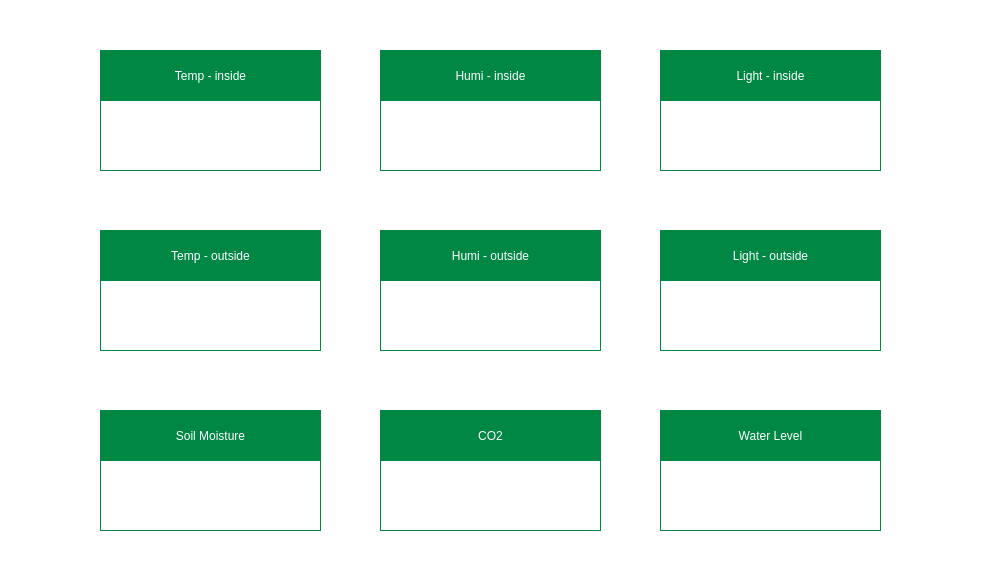
<?xml version="1.0" encoding="UTF-8"?>
<ui version="4.0">
 <class>Form</class>
 <widget class="QWidget" name="Form">
  <property name="geometry">
   <rect>
    <x>0</x>
    <y>0</y>
    <width>1000</width>
    <height>580</height>
   </rect>
  </property>
  <property name="windowTitle">
   <string>Form</string>
  </property>
  <property name="styleSheet">
   <string notr="true">background-color: rgb(255, 255, 255);</string>
  </property>
  <widget class="QLabel" name="sensor_co2">
   <property name="geometry">
    <rect>
     <x>380</x>
     <y>410</y>
     <width>221</width>
     <height>121</height>
    </rect>
   </property>
   <property name="styleSheet">
    <string notr="true">background-color: rgb(255, 255, 255);
border-style: solid;
border-width: 1px;
border-color: rgb(0, 135, 68);</string>
   </property>
   <property name="text">
    <string/>
   </property>
  </widget>
  <widget class="QLabel" name="sensor_co2_value">
   <property name="geometry">
    <rect>
     <x>390</x>
     <y>470</y>
     <width>201</width>
     <height>51</height>
    </rect>
   </property>
   <property name="font">
    <font>
     <family>나눔스퀘어 ExtraBold</family>
     <pointsize>18</pointsize>
     <weight>10</weight>
     <italic>false</italic>
     <bold>false</bold>
    </font>
   </property>
   <property name="styleSheet">
    <string notr="true">font: 81 18pt &quot;나눔스퀘어 ExtraBold&quot;;
color: rgb(0, 135, 68);</string>
   </property>
   <property name="text">
    <string/>
   </property>
   <property name="alignment">
    <set>Qt::AlignCenter</set>
   </property>
  </widget>
  <widget class="QLabel" name="sensor_co2_label">
   <property name="geometry">
    <rect>
     <x>380</x>
     <y>410</y>
     <width>221</width>
     <height>51</height>
    </rect>
   </property>
   <property name="styleSheet">
    <string notr="true">font: 75 16pt &quot;Arial&quot;;
color: rgb(255, 255, 255);
background-color: rgb(0, 135, 68);</string>
   </property>
   <property name="text">
    <string>CO2</string>
   </property>
   <property name="alignment">
    <set>Qt::AlignCenter</set>
   </property>
  </widget>
  <widget class="QLabel" name="sensor_soil">
   <property name="geometry">
    <rect>
     <x>100</x>
     <y>410</y>
     <width>221</width>
     <height>121</height>
    </rect>
   </property>
   <property name="styleSheet">
    <string notr="true">background-color: rgb(255, 255, 255);
border-style: solid;
border-width: 1px;
border-color: rgb(0, 135, 68);</string>
   </property>
   <property name="text">
    <string/>
   </property>
  </widget>
  <widget class="QLabel" name="sensor_soil_value">
   <property name="geometry">
    <rect>
     <x>110</x>
     <y>470</y>
     <width>201</width>
     <height>51</height>
    </rect>
   </property>
   <property name="font">
    <font>
     <family>나눔스퀘어 ExtraBold</family>
     <pointsize>18</pointsize>
     <weight>10</weight>
     <italic>false</italic>
     <bold>false</bold>
    </font>
   </property>
   <property name="styleSheet">
    <string notr="true">font: 81 18pt &quot;나눔스퀘어 ExtraBold&quot;;
color: rgb(0, 135, 68);</string>
   </property>
   <property name="text">
    <string/>
   </property>
   <property name="alignment">
    <set>Qt::AlignCenter</set>
   </property>
  </widget>
  <widget class="QLabel" name="sensor_soil_label">
   <property name="geometry">
    <rect>
     <x>100</x>
     <y>410</y>
     <width>221</width>
     <height>51</height>
    </rect>
   </property>
   <property name="styleSheet">
    <string notr="true">font: 75 16pt &quot;Arial&quot;;
color: rgb(255, 255, 255);
background-color: rgb(0, 135, 68);</string>
   </property>
   <property name="text">
    <string>Soil Moisture</string>
   </property>
   <property name="alignment">
    <set>Qt::AlignCenter</set>
   </property>
  </widget>
  <widget class="QLabel" name="sensor_waterlevel">
   <property name="geometry">
    <rect>
     <x>660</x>
     <y>410</y>
     <width>221</width>
     <height>121</height>
    </rect>
   </property>
   <property name="styleSheet">
    <string notr="true">background-color: rgb(255, 255, 255);
border-style: solid;
border-width: 1px;
border-color: rgb(0, 135, 68);</string>
   </property>
   <property name="text">
    <string/>
   </property>
  </widget>
  <widget class="QLabel" name="sensor_waterlevel_value">
   <property name="geometry">
    <rect>
     <x>670</x>
     <y>470</y>
     <width>201</width>
     <height>51</height>
    </rect>
   </property>
   <property name="font">
    <font>
     <family>나눔스퀘어 ExtraBold</family>
     <pointsize>18</pointsize>
     <weight>10</weight>
     <italic>false</italic>
     <bold>false</bold>
    </font>
   </property>
   <property name="styleSheet">
    <string notr="true">font: 81 18pt &quot;나눔스퀘어 ExtraBold&quot;;
color: rgb(0, 135, 68);</string>
   </property>
   <property name="text">
    <string/>
   </property>
   <property name="alignment">
    <set>Qt::AlignCenter</set>
   </property>
  </widget>
  <widget class="QLabel" name="sensor_waterlevel_label">
   <property name="geometry">
    <rect>
     <x>660</x>
     <y>410</y>
     <width>221</width>
     <height>51</height>
    </rect>
   </property>
   <property name="styleSheet">
    <string notr="true">font: 75 16pt &quot;Arial&quot;;
color: rgb(255, 255, 255);
background-color: rgb(0, 135, 68);</string>
   </property>
   <property name="text">
    <string>Water Level</string>
   </property>
   <property name="alignment">
    <set>Qt::AlignCenter</set>
   </property>
  </widget>
  <widget class="QLabel" name="sensor_out_light">
   <property name="geometry">
    <rect>
     <x>660</x>
     <y>230</y>
     <width>221</width>
     <height>121</height>
    </rect>
   </property>
   <property name="styleSheet">
    <string notr="true">background-color: rgb(255, 255, 255);
border-style: solid;
border-width: 1px;
border-color: rgb(0, 135, 68);</string>
   </property>
   <property name="text">
    <string/>
   </property>
  </widget>
  <widget class="QLabel" name="sensor_out_light_value">
   <property name="geometry">
    <rect>
     <x>670</x>
     <y>290</y>
     <width>201</width>
     <height>51</height>
    </rect>
   </property>
   <property name="font">
    <font>
     <family>나눔스퀘어 ExtraBold</family>
     <pointsize>18</pointsize>
     <weight>10</weight>
     <italic>false</italic>
     <bold>false</bold>
    </font>
   </property>
   <property name="styleSheet">
    <string notr="true">font: 81 18pt &quot;나눔스퀘어 ExtraBold&quot;;
color: rgb(0, 135, 68);</string>
   </property>
   <property name="text">
    <string/>
   </property>
   <property name="alignment">
    <set>Qt::AlignCenter</set>
   </property>
  </widget>
  <widget class="QLabel" name="sensor_out_light_label">
   <property name="geometry">
    <rect>
     <x>660</x>
     <y>230</y>
     <width>221</width>
     <height>51</height>
    </rect>
   </property>
   <property name="styleSheet">
    <string notr="true">font: 75 16pt &quot;Arial&quot;;
color: rgb(255, 255, 255);
background-color: rgb(0, 135, 68);</string>
   </property>
   <property name="text">
    <string>Light - outside</string>
   </property>
   <property name="alignment">
    <set>Qt::AlignCenter</set>
   </property>
  </widget>
  <widget class="QLabel" name="sensor_out_humi">
   <property name="geometry">
    <rect>
     <x>380</x>
     <y>230</y>
     <width>221</width>
     <height>121</height>
    </rect>
   </property>
   <property name="styleSheet">
    <string notr="true">background-color: rgb(255, 255, 255);
border-style: solid;
border-width: 1px;
border-color: rgb(0, 135, 68);</string>
   </property>
   <property name="text">
    <string/>
   </property>
  </widget>
  <widget class="QLabel" name="sensor_out_humi_value">
   <property name="geometry">
    <rect>
     <x>390</x>
     <y>290</y>
     <width>201</width>
     <height>51</height>
    </rect>
   </property>
   <property name="font">
    <font>
     <family>나눔스퀘어 ExtraBold</family>
     <pointsize>18</pointsize>
     <weight>10</weight>
     <italic>false</italic>
     <bold>false</bold>
    </font>
   </property>
   <property name="styleSheet">
    <string notr="true">font: 81 18pt &quot;나눔스퀘어 ExtraBold&quot;;
color: rgb(0, 135, 68);</string>
   </property>
   <property name="text">
    <string/>
   </property>
   <property name="alignment">
    <set>Qt::AlignCenter</set>
   </property>
  </widget>
  <widget class="QLabel" name="sensor_out_humi_label">
   <property name="geometry">
    <rect>
     <x>380</x>
     <y>230</y>
     <width>221</width>
     <height>51</height>
    </rect>
   </property>
   <property name="styleSheet">
    <string notr="true">font: 75 16pt &quot;Arial&quot;;
color: rgb(255, 255, 255);
background-color: rgb(0, 135, 68);</string>
   </property>
   <property name="text">
    <string>Humi - outside</string>
   </property>
   <property name="alignment">
    <set>Qt::AlignCenter</set>
   </property>
  </widget>
  <widget class="QLabel" name="sensor_out_temp">
   <property name="geometry">
    <rect>
     <x>100</x>
     <y>230</y>
     <width>221</width>
     <height>121</height>
    </rect>
   </property>
   <property name="styleSheet">
    <string notr="true">background-color: rgb(255, 255, 255);
border-style: solid;
border-width: 1px;
border-color: rgb(0, 135, 68);</string>
   </property>
   <property name="text">
    <string/>
   </property>
  </widget>
  <widget class="QLabel" name="sensor_out_temp_value">
   <property name="geometry">
    <rect>
     <x>110</x>
     <y>290</y>
     <width>201</width>
     <height>51</height>
    </rect>
   </property>
   <property name="font">
    <font>
     <family>나눔스퀘어 ExtraBold</family>
     <pointsize>18</pointsize>
     <weight>10</weight>
     <italic>false</italic>
     <bold>false</bold>
    </font>
   </property>
   <property name="styleSheet">
    <string notr="true">font: 81 18pt &quot;나눔스퀘어 ExtraBold&quot;;
color: rgb(0, 135, 68);</string>
   </property>
   <property name="text">
    <string/>
   </property>
   <property name="alignment">
    <set>Qt::AlignCenter</set>
   </property>
  </widget>
  <widget class="QLabel" name="sensor_out_temp_label">
   <property name="geometry">
    <rect>
     <x>100</x>
     <y>230</y>
     <width>221</width>
     <height>51</height>
    </rect>
   </property>
   <property name="styleSheet">
    <string notr="true">font: 75 16pt &quot;Arial&quot;;
color: rgb(255, 255, 255);
background-color: rgb(0, 135, 68);</string>
   </property>
   <property name="text">
    <string>Temp - outside</string>
   </property>
   <property name="alignment">
    <set>Qt::AlignCenter</set>
   </property>
  </widget>
  <widget class="QLabel" name="sensor_in_light">
   <property name="geometry">
    <rect>
     <x>660</x>
     <y>50</y>
     <width>221</width>
     <height>121</height>
    </rect>
   </property>
   <property name="styleSheet">
    <string notr="true">background-color: rgb(255, 255, 255);
border-style: solid;
border-width: 1px;
border-color: rgb(0, 135, 68);</string>
   </property>
   <property name="text">
    <string/>
   </property>
  </widget>
  <widget class="QLabel" name="sensor_in_light_value">
   <property name="geometry">
    <rect>
     <x>670</x>
     <y>110</y>
     <width>201</width>
     <height>51</height>
    </rect>
   </property>
   <property name="font">
    <font>
     <family>나눔스퀘어 ExtraBold</family>
     <pointsize>18</pointsize>
     <weight>10</weight>
     <italic>false</italic>
     <bold>false</bold>
    </font>
   </property>
   <property name="styleSheet">
    <string notr="true">font: 81 18pt &quot;나눔스퀘어 ExtraBold&quot;;
color: rgb(0, 135, 68);</string>
   </property>
   <property name="text">
    <string/>
   </property>
   <property name="alignment">
    <set>Qt::AlignCenter</set>
   </property>
  </widget>
  <widget class="QLabel" name="sensor_in_light_label">
   <property name="geometry">
    <rect>
     <x>660</x>
     <y>50</y>
     <width>221</width>
     <height>51</height>
    </rect>
   </property>
   <property name="styleSheet">
    <string notr="true">font: 75 16pt &quot;Arial&quot;;
color: rgb(255, 255, 255);
background-color: rgb(0, 135, 68);</string>
   </property>
   <property name="text">
    <string>Light - inside</string>
   </property>
   <property name="alignment">
    <set>Qt::AlignCenter</set>
   </property>
  </widget>
  <widget class="QLabel" name="sensor_in_humi">
   <property name="geometry">
    <rect>
     <x>380</x>
     <y>50</y>
     <width>221</width>
     <height>121</height>
    </rect>
   </property>
   <property name="styleSheet">
    <string notr="true">background-color: rgb(255, 255, 255);
border-style: solid;
border-width: 1px;
border-color: rgb(0, 135, 68);</string>
   </property>
   <property name="text">
    <string/>
   </property>
  </widget>
  <widget class="QLabel" name="sensor_in_humi_value">
   <property name="geometry">
    <rect>
     <x>390</x>
     <y>110</y>
     <width>201</width>
     <height>51</height>
    </rect>
   </property>
   <property name="font">
    <font>
     <family>나눔스퀘어 ExtraBold</family>
     <pointsize>18</pointsize>
     <weight>10</weight>
     <italic>false</italic>
     <bold>false</bold>
    </font>
   </property>
   <property name="styleSheet">
    <string notr="true">font: 81 18pt &quot;나눔스퀘어 ExtraBold&quot;;
color: rgb(0, 135, 68);</string>
   </property>
   <property name="text">
    <string/>
   </property>
   <property name="alignment">
    <set>Qt::AlignCenter</set>
   </property>
  </widget>
  <widget class="QLabel" name="sensor_in_humi_label">
   <property name="geometry">
    <rect>
     <x>380</x>
     <y>50</y>
     <width>221</width>
     <height>51</height>
    </rect>
   </property>
   <property name="styleSheet">
    <string notr="true">font: 75 16pt &quot;Arial&quot;;
color: rgb(255, 255, 255);
background-color: rgb(0, 135, 68);</string>
   </property>
   <property name="text">
    <string>Humi - inside</string>
   </property>
   <property name="alignment">
    <set>Qt::AlignCenter</set>
   </property>
  </widget>
  <widget class="QLabel" name="sensor_in_temp">
   <property name="geometry">
    <rect>
     <x>100</x>
     <y>50</y>
     <width>221</width>
     <height>121</height>
    </rect>
   </property>
   <property name="styleSheet">
    <string notr="true">background-color: rgb(255, 255, 255);
border-style: solid;
border-width: 1px;
border-color: rgb(0, 135, 68);</string>
   </property>
   <property name="text">
    <string/>
   </property>
  </widget>
  <widget class="QLabel" name="sensor_in_temp_value">
   <property name="geometry">
    <rect>
     <x>110</x>
     <y>110</y>
     <width>201</width>
     <height>51</height>
    </rect>
   </property>
   <property name="font">
    <font>
     <family>나눔스퀘어 ExtraBold</family>
     <pointsize>18</pointsize>
     <weight>10</weight>
     <italic>false</italic>
     <bold>false</bold>
    </font>
   </property>
   <property name="styleSheet">
    <string notr="true">font: 81 18pt &quot;나눔스퀘어 ExtraBold&quot;;
color: rgb(0, 135, 68);</string>
   </property>
   <property name="text">
    <string/>
   </property>
   <property name="alignment">
    <set>Qt::AlignCenter</set>
   </property>
  </widget>
  <widget class="QLabel" name="sensor_in_temp_label">
   <property name="geometry">
    <rect>
     <x>100</x>
     <y>50</y>
     <width>221</width>
     <height>51</height>
    </rect>
   </property>
   <property name="styleSheet">
    <string notr="true">font: 75 16pt &quot;Arial&quot;;
color: rgb(255, 255, 255);
background-color: rgb(0, 135, 68);</string>
   </property>
   <property name="text">
    <string>Temp - inside</string>
   </property>
   <property name="alignment">
    <set>Qt::AlignCenter</set>
   </property>
  </widget>
 </widget>
 <resources/>
 <connections/>
</ui>
